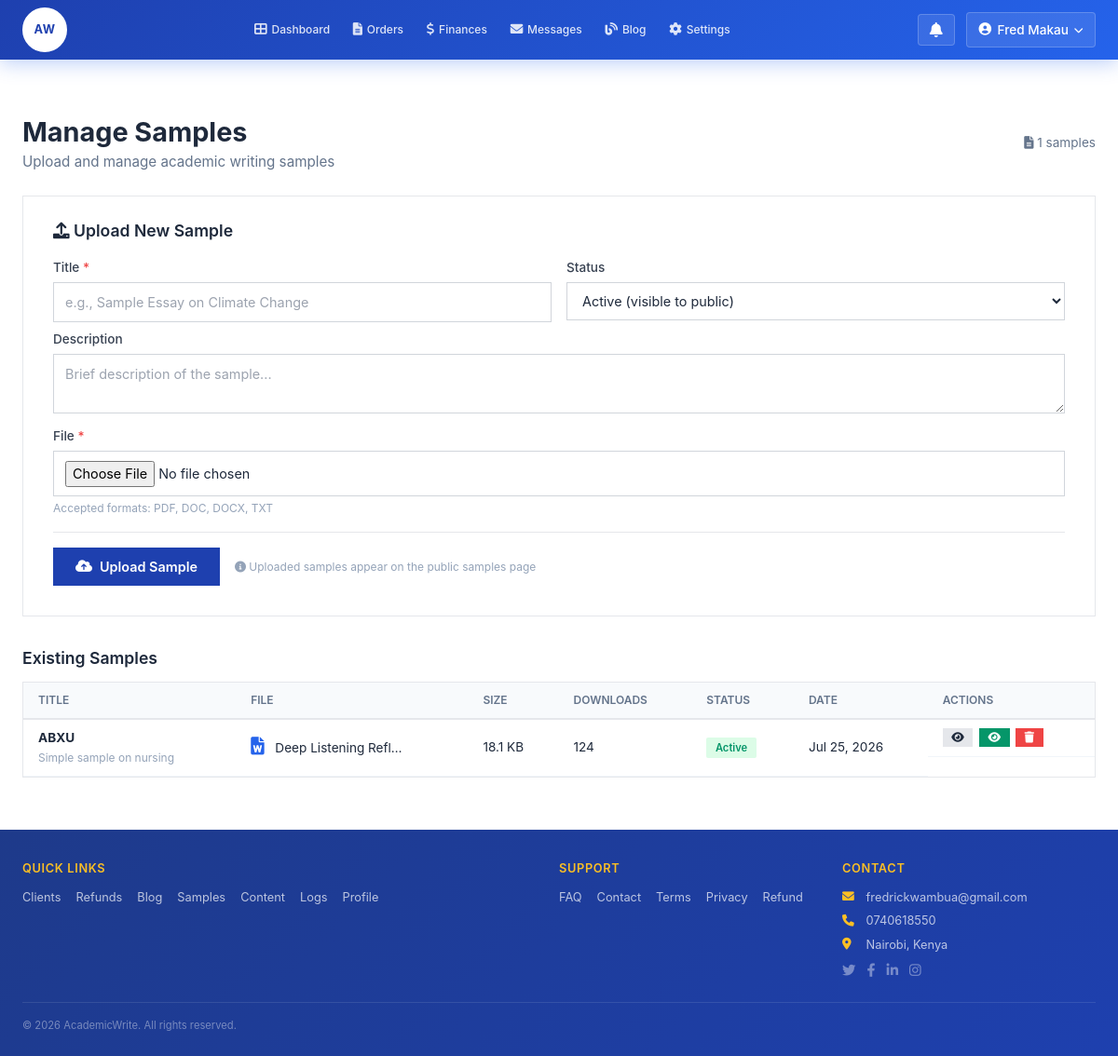
The page /api/v1/admin/samples/ (signed in) on the database its author committed.
### apps/accounts/models.py (models this page shows, shortened)
class User(AbstractUser):
    id = models.UUIDField(primary_key=True, default=uuid.uuid4, editable=False)
    ROLE_CHOICES = [
        ('client', 'client'),
        ('admin', 'admin'),
    ]
    username = None
    email = models.EmailField(unique=True, db_index=True)
    role = models.CharField(max_length=10, choices=ROLE_CHOICES, default='client', db_index=True)
    full_name = models.CharField(max_length=100)
    phone_regex = RegexValidator(regex=r'^\+?1?\d{9,15}$')
    phone = models.CharField(validators=[phone_regex], max_length=17, blank=True)
    phone_verified = models.BooleanField(default=False)
    email_verified = models.BooleanField(default=False, db_index=True)
    institution = models.CharField(max_length=100, blank=True)
    otp_secret = models.CharField(max_length=100, blank=True)
    otp_expires = models.DateTimeField(null=True, blank=True)
    password_reset_token = models.CharField(max_length=100, blank=True, db_index=True)
    password_reset_expires = models.DateTimeField(null=True, blank=True)
    is_suspended = models.BooleanField(default=False, db_index=True)
    suspension_reason = models.TextField(blank=True)
    suspended_until = models.DateTimeField(null=True, blank=True)
    last_login_ip = models.GenericIPAddressField(null=True, blank=True)
    last_login_user_agent = models.TextField(blank=True)
    failed_login_attempts = models.IntegerField(default=0)
    last_failed_login = models.DateTimeField(null=True, blank=True)
    account_locked_until = models.DateTimeField(null=True, blank=True)
    deletion_requested_at = models.DateTimeField(null=True, blank=True)
    deletion_scheduled_for = models.DateTimeField(null=True, blank=True)
    created_at = models.DateTimeField(auto_now_add=True, db_index=True)
    updated_at = models.DateTimeField(auto_now=True)
    objects = UserManager()
    USERNAME_FIELD = 'email'
    REQUIRED_FIELDS = ['full_name']
    class Meta:
        indexes = [
            models.Index(fields=['email', 'role']),
            models.Index(fields=['is_suspended', 'email_verified']),
            models.Index(fields=['password_reset_token']),
            models.Index(fields=['deletion_scheduled_for']),
            models.Index(fields=['created_at']),
            models.Index(fields=['last_login']),
        ]
        db_table = 'users'

### apps/admin_portal/models.py (models this page shows, shortened)
class Sample(models.Model):
    id = models.UUIDField(primary_key=True, default=uuid.uuid4, editable=False)
    title = models.CharField(max_length=200)
    description = models.TextField(blank=True)
    file = models.FileField(upload_to='samples/')
    file_name = models.CharField(max_length=255)
    file_size = models.IntegerField()
    file_type = models.CharField(max_length=100)
    uploaded_by = models.ForeignKey(User, on_delete=models.SET_NULL, null=True)
    downloads = models.PositiveIntegerField(default=0)
    is_active = models.BooleanField(default=True)
    created_at = models.DateTimeField(auto_now_add=True)
    updated_at = models.DateTimeField(auto_now=True)
    class Meta:
        db_table = 'samples'
        ordering = ['-created_at']

### apps/admin_portal/views.py (the view)
    def wrapper(request, *args, **kwargs):
        if not is_admin(request.user):
            return render(request, 'access_denied.html')
        return view_func(request, *args, **kwargs)

### templates/admin/samples.html (shortened to what this page needs)
{% extends "admin_base.html" %}
{% block content %}
<div class="samples-admin container">
    <div class="page-header">
        <div>
            <h1>Manage Samples</h1>
            <p class="subtitle">Upload and manage academic writing samples</p>
        </div>
        <span style="font-size:0.85rem; color:#64748b;">
            <i class="fas fa-file-alt"></i> {{ samples|length }} samples
        </span>
    </div>
    <div class="upload-section">
        <h2><i class="fas fa-upload"></i> Upload New Sample</h2>
        <form method="POST" enctype="multipart/form-data" id="upload-form">
            <div class="upload-grid">
                <div class="form-group">
                    <label for="title">Title <span style="color:#ef4444;">*</span></label>
                    <input type="text" id="title" name="title" placeholder="e.g., Sample Essay on Climate Change" required>
                </div>
                <div class="form-group">
                    <label for="is_active">Status</label>
                    <select id="is_active" name="is_active">
                        <option value="true">Active (visible to public)</option>
                    </select>
                </div>
            </div>
            <div class="form-group" style="margin-top:0.5rem;">
                <label for="description">Description</label>
                <textarea id="description" name="description" rows="2" placeholder="Brief description of the sample..."></textarea>
            </div>
            <div class="form-group" style="margin-top:0.5rem;">
                <label for="file">File <span style="color:#ef4444;">*</span></label>
                <input type="file" id="file" name="file" accept=".pdf,.doc,.docx,.txt" required>
                <p class="upload-hint">Accepted formats: PDF, DOC, DOCX, TXT</p>
            </div>
            <div class="upload-actions">
                <button type="submit" class="submit-btn">
                    <i class="fas fa-cloud-upload-alt"></i> Upload Sample
                </button>
                <span style="font-size:0.75rem; color:#94a3b8;">
                    <i class="fas fa-info-circle"></i> Uploaded samples appear on the public samples page
                </span>
            </div>
        </form>
    </div>
    <div class="section-title">Existing Samples</div>
    {% if samples %}
        <div class="samples-table-wrapper">
            <table class="samples-table">
                <thead>
                    <tr>
                        <th>Title</th>
                        <th>File</th>
                        <th>Size</th>
                        <th>Downloads</th>
                        <th>Status</th>
                        <th>Date</th>
                        <th>Actions</th>
                    </tr>
                </thead>
                <tbody>
                    {% for sample in samples %}
                        <tr>
                            <td>
                                <strong>{{ sample.title }}</strong>
                                {% if sample.description %}
                                    <br><span style="font-size:0.75rem; color:#94a3b8;">{{ sample.description|truncatechars:40 }}</span>
                                {% endif %}
                            </td>
                            <td>
                                {% if sample.file_type == 'application/pdf' %}
                                    <i class="fas fa-file-pdf file-icon pdf"></i>
                                {% elif sample.file_type == 'application/msword' %}
                                    <i class="fas fa-file-word file-icon doc"></i>
                                {% elif sample.file_type == 'application/vnd.openxmlformats-officedocument.wordprocessingml.document' %}
                                    <i class="fas fa-file-word file-icon docx"></i>
                                {% else %}
                                    <i class="fas fa-file-alt file-icon other"></i>
                                {% endif %}
                                {{ sample.file_name|truncatechars:20 }}
                            </td>
                            <td>{{ sample.file_size|filesizeformat }}</td>
                            <td>{{ sample.downloads }}</td>
                            <td>
                                <span class="status-badge {% if sample.is_active %}active{% else %}inactive{% endif %}">
                                    {% if sample.is_active %}Active{% else %}Inactive{% endif %}
                                </span>
                            </td>
                            <td>{{ sample.created_at|date:"M d, Y" }}</td>
                            <td class="actions-cell">
                                <a href="{{ sample.file.url }}" target="_blank" class="action-btn view" title="View">
                                    <i class="fas fa-eye"></i>
                                </a>
                                <a href="#" class="action-btn toggle {% if sample.is_active %}active{% endif %}" data-action="toggle" data-id="{{ sample.id }}" title="{% if sample.is_active %}Hide{% else %}Show{% endif %}">
                                    <i class="fas fa-{% if sample.is_active %}eye{% else %}eye-slash{% endif %}"></i>
                                </a>
                                <a href="#" class="action-btn delete" data-action="delete" data-id="{{ sample.id }}" data-title="{{ sample.title }}" title="Delete">
                                    <i class="fas fa-trash"></i>
                                </a>
                            </td>
                        </tr>
                    {% endfor %}
                </tbody>
            </table>
        </div>
    {% else %}
        <div class="empty-state">
            <i class="fas fa-file-alt"></i>
            <h3>No samples uploaded</h3>
            <p>Upload your first sample using the form above.</p>
        </div>
    {% endif %}
</div>
{% endblock %}

### templates/admin_base.html (shortened to what this page needs)
<!DOCTYPE html>
<html lang="en">
<head>
    <link href="https://cdn.jsdelivr.net/npm/tailwindcss@2.2.19/dist/tailwind.min.css" rel="stylesheet">
    <link href="https://cdnjs.cloudflare.com/ajax/libs/font-awesome/6.0.0/css/all.min.css" rel="stylesheet">
</head>
<body>
    <div id="app">
        {% if user.is_authenticated and user.role == 'admin' %}
        <header class="admin-header">
            <div class="container">
                <div class="header-content">
                    <a href="/admin/dashboard/" class="logo">AW</a>
                    <div class="admin-nav">
                        <a href="/admin/dashboard/" class="{% if request.path == '/admin/dashboard/' %}active{% endif %}">
                            <i class="fas fa-th-large"></i>
                            <span>Dashboard</span>
                        </a>
                        <a href="/admin/orders/" class="{% if request.path == '/admin/orders/' %}active{% endif %}">
                            <i class="fas fa-file-alt"></i>
                            <span>Orders</span>
                        </a>
                        <a href="/admin/finances/" class="{% if request.path == '/admin/finances/' %}active{% endif %}">
                            <i class="fas fa-dollar-sign"></i>
                            <span>Finances</span>
                        </a>
                        <a href="/admin/messages/" class="{% if request.path == '/admin/messages/' %}active{% endif %}">
                            <i class="fas fa-envelope"></i>
                            <span>Messages</span>
                        </a>
                        <a href="/admin/blog/" class="{% if request.path == '/admin/blog/' %}active{% endif %}">
                            <i class="fas fa-blog"></i>
                            <span>Blog</span>
                        </a>
                        <a href="/admin/settings/" class="{% if request.path == '/admin/settings/' %}active{% endif %}">
                            <i class="fas fa-cog"></i>
                            <span>Settings</span>
                        </a>
                    </div>
                    <div class="auth-section">
                        <button class="notification-bell" id="notificationBell">
                            <i class="fas fa-bell"></i>
                        </button>
                        <div class="user-menu">
                            <button class="user-menu-button" id="userMenuButton">
                                <i class="fas fa-user-circle"></i>
                                <span>{{ user.full_name|default:user.email|truncatechars:12 }}</span>
                            </button>
                        </div>
                    </div>
                </div>
            </div>
        </header>
        {% endif %}
        {% if user.is_authenticated and user.role == 'admin' %}
        <main class="main-content">
            <div class="container">
                {% block content %}{% endblock %}
            </div>
        </main>
        <footer class="footer">
            <div class="container">
                <div class="footer-grid">
                    <div class="footer-section">
                        <h4>Quick Links</h4>
                        <div class="footer-links">
                            <a href="/admin/users/">Clients</a>
                            <a href="/admin/refunds/">Refunds</a>
                            <a href="/admin/blog/">Blog</a>
                            <a href="/admin/samples/">Samples</a>
                            <a href="/admin/content/">Content</a>
                            <a href="/admin/logs/">Logs</a>
                            <a href="/admin/profile/">Profile</a>
                        </div>
                    </div>
                    <div class="footer-section">
                        <h4>Support</h4>
                        <div class="footer-links">
                            <a href="/faq/">FAQ</a>
                            <a href="/contact/">Contact</a>
                            <a href="/terms/">Terms</a>
                            <a href="/privacy/">Privacy</a>
                            <a href="/refund-policy/">Refund</a>
                        </div>
                    </div>
                    <div class="footer-section">
                        <h4>Contact</h4>
                        <div class="footer-contact">
                            <p><i class="fas fa-envelope"></i> fredrickwambua@gmail.com</p>
                            <p><i class="fas fa-phone"></i> 0740618550</p>
                            <p><i class="fas fa-map-marker-alt"></i> Nairobi, Kenya</p>
                        </div>
                        <div class="footer-social">
                            <a href="#" title="Twitter"><i class="fab fa-twitter"></i></a>
                            <a href="#" title="Facebook"><i class="fab fa-facebook-f"></i></a>
                            <a href="#" title="LinkedIn"><i class="fab fa-linkedin-in"></i></a>
                            <a href="#" title="Instagram"><i class="fab fa-instagram"></i></a>
                        </div>
                    </div>
                </div>
                <div class="footer-bottom">
                    <div class="copyright">
                        &copy; 2026 AcademicWrite. All rights reserved.
                    </div>
                </div>
            </div>
        </footer>
        {% endif %}
    </div>
</body>
</html>

### rows shown on the page
User: full_name "Fred Makau"
Sample: title "ABXU", description "Simple sample on nursing", file_name "Deep Listening Refl…", file_size|filesizeformat "18.1 KB", downloads "124", is_active "Active", created_at "Jul 25, 2026"

### other values the page prints
{{ samples|length }} "1"
